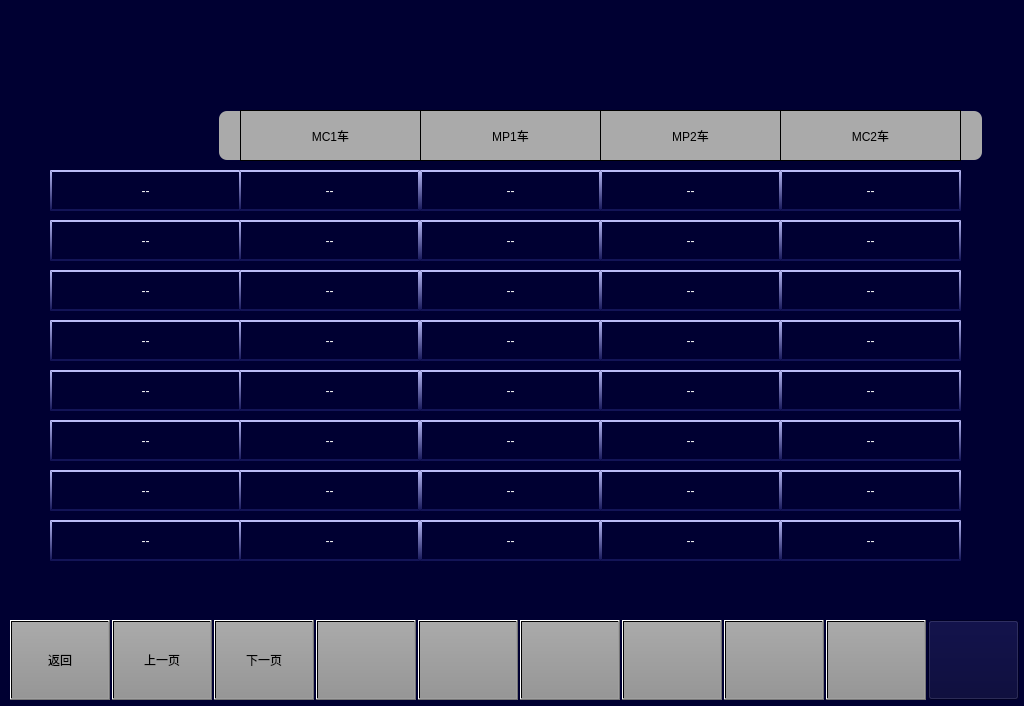
<?xml version="1.0" encoding="UTF-8"?>
<ui version="4.0">
 <class>MaintainceAccumulatorSubsystemPage</class>
 <widget class="QWidget" name="MaintainceAccumulatorSubsystemPage">
  <property name="geometry">
   <rect>
    <x>0</x>
    <y>0</y>
    <width>1024</width>
    <height>706</height>
   </rect>
  </property>
  <property name="windowTitle">
   <string>Form</string>
  </property>
  <property name="styleSheet">
   <string notr="true">background-color: rgb(0, 0, 50);</string>
  </property>
  <widget class="QPushButton" name="BTN2">
   <property name="geometry">
    <rect>
     <x>112</x>
     <y>620</y>
     <width>100</width>
     <height>80</height>
    </rect>
   </property>
   <property name="focusPolicy">
    <enum>Qt::NoFocus</enum>
   </property>
   <property name="styleSheet">
    <string notr="true">font: 20px, &quot;微软雅黑&quot;;color: black;transparent;background:qlineargradient(spread:pad,x1:0,y1:0,x2:0,y2:1,stop:0 rgba(170,170,170,255),stop:1 rgba(150,150,150,255));</string>
   </property>
   <property name="text">
    <string>上一页</string>
   </property>
  </widget>
  <widget class="QPushButton" name="BTN5">
   <property name="geometry">
    <rect>
     <x>418</x>
     <y>620</y>
     <width>100</width>
     <height>80</height>
    </rect>
   </property>
   <property name="focusPolicy">
    <enum>Qt::NoFocus</enum>
   </property>
   <property name="styleSheet">
    <string notr="true">	font: 20px, &quot;微软雅黑&quot;;
    color: black;
	transparent;background:qlineargradient(spread:pad,x1:0,y1:0,x2:0,y2:1,stop:0 rgba(170,170,170,255),stop:1 rgba(150,150,150,255));
</string>
   </property>
   <property name="text">
    <string/>
   </property>
  </widget>
  <widget class="QPushButton" name="BTN7">
   <property name="geometry">
    <rect>
     <x>622</x>
     <y>620</y>
     <width>100</width>
     <height>80</height>
    </rect>
   </property>
   <property name="focusPolicy">
    <enum>Qt::NoFocus</enum>
   </property>
   <property name="styleSheet">
    <string notr="true">	font: 20px, &quot;微软雅黑&quot;;
    color: black;
	transparent;background:qlineargradient(spread:pad,x1:0,y1:0,x2:0,y2:1,stop:0 rgba(170,170,170,255),stop:1 rgba(150,150,150,255));
</string>
   </property>
   <property name="text">
    <string/>
   </property>
  </widget>
  <widget class="QPushButton" name="BTN3">
   <property name="geometry">
    <rect>
     <x>214</x>
     <y>620</y>
     <width>100</width>
     <height>80</height>
    </rect>
   </property>
   <property name="focusPolicy">
    <enum>Qt::NoFocus</enum>
   </property>
   <property name="styleSheet">
    <string notr="true">	font: 20px, &quot;微软雅黑&quot;;
    color: black;
	transparent;background:qlineargradient(spread:pad,x1:0,y1:0,x2:0,y2:1,stop:0 rgba(170,170,170,255),stop:1 rgba(150,150,150,255));
</string>
   </property>
   <property name="text">
    <string>下一页</string>
   </property>
  </widget>
  <widget class="QPushButton" name="BTN1">
   <property name="geometry">
    <rect>
     <x>10</x>
     <y>620</y>
     <width>100</width>
     <height>80</height>
    </rect>
   </property>
   <property name="focusPolicy">
    <enum>Qt::NoFocus</enum>
   </property>
   <property name="styleSheet">
    <string notr="true">font: 20px, &quot;微软雅黑&quot;;color: black;transparent;background:qlineargradient(spread:pad,x1:0,y1:0,x2:0,y2:1,stop:0 rgba(170,170,170,255),stop:1 rgba(150,150,150,255));</string>
   </property>
   <property name="text">
    <string>返回</string>
   </property>
  </widget>
  <widget class="QPushButton" name="BTN8">
   <property name="geometry">
    <rect>
     <x>724</x>
     <y>620</y>
     <width>100</width>
     <height>80</height>
    </rect>
   </property>
   <property name="focusPolicy">
    <enum>Qt::NoFocus</enum>
   </property>
   <property name="styleSheet">
    <string notr="true">	font: 20px, &quot;微软雅黑&quot;;
    color: black;
	transparent;background:qlineargradient(spread:pad,x1:0,y1:0,x2:0,y2:1,stop:0 rgba(170,170,170,255),stop:1 rgba(150,150,150,255));
</string>
   </property>
   <property name="text">
    <string/>
   </property>
  </widget>
  <widget class="QPushButton" name="BTN9">
   <property name="geometry">
    <rect>
     <x>826</x>
     <y>620</y>
     <width>100</width>
     <height>80</height>
    </rect>
   </property>
   <property name="focusPolicy">
    <enum>Qt::NoFocus</enum>
   </property>
   <property name="styleSheet">
    <string notr="true">	font: 20px, &quot;微软雅黑&quot;;
    color: black;
	transparent;background:qlineargradient(spread:pad,x1:0,y1:0,x2:0,y2:1,stop:0 rgba(170,170,170,255),stop:1 rgba(150,150,150,255));
</string>
   </property>
   <property name="text">
    <string/>
   </property>
  </widget>
  <widget class="QPushButton" name="BTN4">
   <property name="geometry">
    <rect>
     <x>316</x>
     <y>620</y>
     <width>100</width>
     <height>80</height>
    </rect>
   </property>
   <property name="focusPolicy">
    <enum>Qt::NoFocus</enum>
   </property>
   <property name="styleSheet">
    <string notr="true">	font: 20px, &quot;微软雅黑&quot;;
    color: black;
	transparent;background:qlineargradient(spread:pad,x1:0,y1:0,x2:0,y2:1,stop:0 rgba(170,170,170,255),stop:1 rgba(150,150,150,255));
</string>
   </property>
   <property name="text">
    <string/>
   </property>
  </widget>
  <widget class="QPushButton" name="BTNHome">
   <property name="geometry">
    <rect>
     <x>928</x>
     <y>620</y>
     <width>91</width>
     <height>80</height>
    </rect>
   </property>
   <property name="focusPolicy">
    <enum>Qt::NoFocus</enum>
   </property>
   <property name="styleSheet">
    <string notr="true">border-image: url(:/images/image/Home.png);</string>
   </property>
   <property name="text">
    <string/>
   </property>
  </widget>
  <widget class="QPushButton" name="BTN6">
   <property name="geometry">
    <rect>
     <x>520</x>
     <y>620</y>
     <width>100</width>
     <height>80</height>
    </rect>
   </property>
   <property name="focusPolicy">
    <enum>Qt::NoFocus</enum>
   </property>
   <property name="styleSheet">
    <string notr="true">	font: 20px, &quot;微软雅黑&quot;;
    color: black;
	transparent;background:qlineargradient(spread:pad,x1:0,y1:0,x2:0,y2:1,stop:0 rgba(170,170,170,255),stop:1 rgba(150,150,150,255));
</string>
   </property>
   <property name="text">
    <string/>
   </property>
  </widget>
  <widget class="QLabel" name="line5_name">
   <property name="geometry">
    <rect>
     <x>50</x>
     <y>370</y>
     <width>191</width>
     <height>41</height>
    </rect>
   </property>
   <property name="styleSheet">
    <string notr="true">border-top:2px solid rgb(187,188,247);
background-color: rgb(0, 0, 50);
border-left: 2px solid qlineargradient(x1:0, y1:0, x2:0, y2:1,stop:0 rgb(187,188,247) , stop:1 rgb(19,20,87));
border-right: 2px solid qlineargradient(x1:0, y1:0, x2:0, y2:1,stop:0 rgb(187,188,247) , stop:1 rgb(19,20,87));
border-bottom:2px solid  rgb(19,20,87);
font:16px &quot;微软雅黑&quot; ;
color: rgb(255, 255, 255);</string>
   </property>
   <property name="text">
    <string>--</string>
   </property>
   <property name="alignment">
    <set>Qt::AlignCenter</set>
   </property>
  </widget>
  <widget class="QLabel" name="line2_2">
   <property name="geometry">
    <rect>
     <x>420</x>
     <y>220</y>
     <width>181</width>
     <height>41</height>
    </rect>
   </property>
   <property name="styleSheet">
    <string notr="true">border-top:2px solid rgb(187,188,247);
background-color: rgb(0, 0, 50);
border-left: 2px solid qlineargradient(x1:0, y1:0, x2:0, y2:1,stop:0 rgb(187,188,247) , stop:1 rgb(19,20,87));
border-right: 2px solid qlineargradient(x1:0, y1:0, x2:0, y2:1,stop:0 rgb(187,188,247) , stop:1 rgb(19,20,87));
border-bottom:2px solid  rgb(19,20,87);
font:16px &quot;微软雅黑&quot; ;
color: rgb(255, 255, 255);</string>
   </property>
   <property name="text">
    <string>--</string>
   </property>
   <property name="alignment">
    <set>Qt::AlignCenter</set>
   </property>
  </widget>
  <widget class="QLabel" name="line5_4">
   <property name="geometry">
    <rect>
     <x>780</x>
     <y>370</y>
     <width>181</width>
     <height>41</height>
    </rect>
   </property>
   <property name="styleSheet">
    <string notr="true">border-top:2px solid rgb(187,188,247);
background-color: rgb(0, 0, 50);
border-left: 2px solid qlineargradient(x1:0, y1:0, x2:0, y2:1,stop:0 rgb(187,188,247) , stop:1 rgb(19,20,87));
border-right: 2px solid qlineargradient(x1:0, y1:0, x2:0, y2:1,stop:0 rgb(187,188,247) , stop:1 rgb(19,20,87));
border-bottom:2px solid  rgb(19,20,87);
font:16px &quot;微软雅黑&quot; ;
color: rgb(255, 255, 255);</string>
   </property>
   <property name="text">
    <string>--</string>
   </property>
   <property name="alignment">
    <set>Qt::AlignCenter</set>
   </property>
  </widget>
  <widget class="QLabel" name="LBLM1">
   <property name="geometry">
    <rect>
     <x>600</x>
     <y>110</y>
     <width>181</width>
     <height>51</height>
    </rect>
   </property>
   <property name="styleSheet">
    <string notr="true">background-color:rgb(170,170,170);
border:1px solid black;
font:20px &quot;微软雅黑&quot;;</string>
   </property>
   <property name="text">
    <string>MP2车</string>
   </property>
   <property name="alignment">
    <set>Qt::AlignCenter</set>
   </property>
  </widget>
  <widget class="QLabel" name="LBLMp1">
   <property name="geometry">
    <rect>
     <x>420</x>
     <y>110</y>
     <width>181</width>
     <height>51</height>
    </rect>
   </property>
   <property name="styleSheet">
    <string notr="true">background-color:rgb(170,170,170);
border:1px solid black;
font:20px &quot;微软雅黑&quot;;</string>
   </property>
   <property name="text">
    <string>MP1车</string>
   </property>
   <property name="alignment">
    <set>Qt::AlignCenter</set>
   </property>
  </widget>
  <widget class="QLabel" name="line4_2">
   <property name="geometry">
    <rect>
     <x>420</x>
     <y>320</y>
     <width>181</width>
     <height>41</height>
    </rect>
   </property>
   <property name="styleSheet">
    <string notr="true">border-top:2px solid rgb(187,188,247);
background-color: rgb(0, 0, 50);
border-left: 2px solid qlineargradient(x1:0, y1:0, x2:0, y2:1,stop:0 rgb(187,188,247) , stop:1 rgb(19,20,87));
border-right: 2px solid qlineargradient(x1:0, y1:0, x2:0, y2:1,stop:0 rgb(187,188,247) , stop:1 rgb(19,20,87));
border-bottom:2px solid  rgb(19,20,87);
font:16px &quot;微软雅黑&quot; ;
color: rgb(255, 255, 255);</string>
   </property>
   <property name="text">
    <string>--</string>
   </property>
   <property name="alignment">
    <set>Qt::AlignCenter</set>
   </property>
  </widget>
  <widget class="QLabel" name="line1_2">
   <property name="geometry">
    <rect>
     <x>420</x>
     <y>170</y>
     <width>181</width>
     <height>41</height>
    </rect>
   </property>
   <property name="styleSheet">
    <string notr="true">border-top:2px solid rgb(187,188,247);
background-color: rgb(0, 0, 50);
border-left: 2px solid qlineargradient(x1:0, y1:0, x2:0, y2:1,stop:0 rgb(187,188,247) , stop:1 rgb(19,20,87));
border-right: 2px solid qlineargradient(x1:0, y1:0, x2:0, y2:1,stop:0 rgb(187,188,247) , stop:1 rgb(19,20,87));
border-bottom:2px solid  rgb(19,20,87);
font:16px &quot;微软雅黑&quot; ;
color: rgb(255, 255, 255);</string>
   </property>
   <property name="text">
    <string>--</string>
   </property>
   <property name="alignment">
    <set>Qt::AlignCenter</set>
   </property>
  </widget>
  <widget class="QLabel" name="line3_1">
   <property name="geometry">
    <rect>
     <x>239</x>
     <y>270</y>
     <width>181</width>
     <height>41</height>
    </rect>
   </property>
   <property name="styleSheet">
    <string notr="true">border-top:2px solid rgb(187,188,247);
background-color: rgb(0, 0, 50);
border-left: 2px solid qlineargradient(x1:0, y1:0, x2:0, y2:1,stop:0 rgb(187,188,247) , stop:1 rgb(19,20,87));
border-right: 2px solid qlineargradient(x1:0, y1:0, x2:0, y2:1,stop:0 rgb(187,188,247) , stop:1 rgb(19,20,87));
border-bottom:2px solid  rgb(19,20,87);
font:16px &quot;微软雅黑&quot; ;
color: rgb(255, 255, 255);</string>
   </property>
   <property name="text">
    <string>--</string>
   </property>
   <property name="alignment">
    <set>Qt::AlignCenter</set>
   </property>
  </widget>
  <widget class="QLabel" name="line3_2">
   <property name="geometry">
    <rect>
     <x>420</x>
     <y>270</y>
     <width>181</width>
     <height>41</height>
    </rect>
   </property>
   <property name="styleSheet">
    <string notr="true">border-top:2px solid rgb(187,188,247);
background-color: rgb(0, 0, 50);
border-left: 2px solid qlineargradient(x1:0, y1:0, x2:0, y2:1,stop:0 rgb(187,188,247) , stop:1 rgb(19,20,87));
border-right: 2px solid qlineargradient(x1:0, y1:0, x2:0, y2:1,stop:0 rgb(187,188,247) , stop:1 rgb(19,20,87));
border-bottom:2px solid  rgb(19,20,87);
font:16px &quot;微软雅黑&quot; ;
color: rgb(255, 255, 255);</string>
   </property>
   <property name="text">
    <string>--</string>
   </property>
   <property name="alignment">
    <set>Qt::AlignCenter</set>
   </property>
  </widget>
  <widget class="QLabel" name="line3_3">
   <property name="geometry">
    <rect>
     <x>600</x>
     <y>270</y>
     <width>181</width>
     <height>41</height>
    </rect>
   </property>
   <property name="styleSheet">
    <string notr="true">border-top:2px solid rgb(187,188,247);
background-color: rgb(0, 0, 50);
border-left: 2px solid qlineargradient(x1:0, y1:0, x2:0, y2:1,stop:0 rgb(187,188,247) , stop:1 rgb(19,20,87));
border-right: 2px solid qlineargradient(x1:0, y1:0, x2:0, y2:1,stop:0 rgb(187,188,247) , stop:1 rgb(19,20,87));
border-bottom:2px solid  rgb(19,20,87);
font:16px &quot;微软雅黑&quot; ;
color: rgb(255, 255, 255);</string>
   </property>
   <property name="text">
    <string>--</string>
   </property>
   <property name="alignment">
    <set>Qt::AlignCenter</set>
   </property>
  </widget>
  <widget class="QLabel" name="LBLTC1">
   <property name="geometry">
    <rect>
     <x>240</x>
     <y>110</y>
     <width>181</width>
     <height>51</height>
    </rect>
   </property>
   <property name="styleSheet">
    <string notr="true">background-color:rgb(170,170,170);
border:1px solid black;
font:20px &quot;微软雅黑&quot;;</string>
   </property>
   <property name="text">
    <string>MC1车</string>
   </property>
   <property name="alignment">
    <set>Qt::AlignCenter</set>
   </property>
  </widget>
  <widget class="QLabel" name="line4_4">
   <property name="geometry">
    <rect>
     <x>780</x>
     <y>320</y>
     <width>181</width>
     <height>41</height>
    </rect>
   </property>
   <property name="styleSheet">
    <string notr="true">border-top:2px solid rgb(187,188,247);
background-color: rgb(0, 0, 50);
border-left: 2px solid qlineargradient(x1:0, y1:0, x2:0, y2:1,stop:0 rgb(187,188,247) , stop:1 rgb(19,20,87));
border-right: 2px solid qlineargradient(x1:0, y1:0, x2:0, y2:1,stop:0 rgb(187,188,247) , stop:1 rgb(19,20,87));
border-bottom:2px solid  rgb(19,20,87);
font:16px &quot;微软雅黑&quot; ;
color: rgb(255, 255, 255);</string>
   </property>
   <property name="text">
    <string>--</string>
   </property>
   <property name="alignment">
    <set>Qt::AlignCenter</set>
   </property>
  </widget>
  <widget class="QLabel" name="line2_4">
   <property name="geometry">
    <rect>
     <x>780</x>
     <y>220</y>
     <width>181</width>
     <height>41</height>
    </rect>
   </property>
   <property name="styleSheet">
    <string notr="true">border-top:2px solid rgb(187,188,247);
background-color: rgb(0, 0, 50);
border-left: 2px solid qlineargradient(x1:0, y1:0, x2:0, y2:1,stop:0 rgb(187,188,247) , stop:1 rgb(19,20,87));
border-right: 2px solid qlineargradient(x1:0, y1:0, x2:0, y2:1,stop:0 rgb(187,188,247) , stop:1 rgb(19,20,87));
border-bottom:2px solid  rgb(19,20,87);
font:16px &quot;微软雅黑&quot; ;
color: rgb(255, 255, 255);</string>
   </property>
   <property name="text">
    <string>--</string>
   </property>
   <property name="alignment">
    <set>Qt::AlignCenter</set>
   </property>
  </widget>
  <widget class="QLabel" name="line2_3">
   <property name="geometry">
    <rect>
     <x>600</x>
     <y>220</y>
     <width>181</width>
     <height>41</height>
    </rect>
   </property>
   <property name="styleSheet">
    <string notr="true">border-top:2px solid rgb(187,188,247);
background-color: rgb(0, 0, 50);
border-left: 2px solid qlineargradient(x1:0, y1:0, x2:0, y2:1,stop:0 rgb(187,188,247) , stop:1 rgb(19,20,87));
border-right: 2px solid qlineargradient(x1:0, y1:0, x2:0, y2:1,stop:0 rgb(187,188,247) , stop:1 rgb(19,20,87));
border-bottom:2px solid  rgb(19,20,87);
font:16px &quot;微软雅黑&quot; ;
color: rgb(255, 255, 255);</string>
   </property>
   <property name="text">
    <string>--</string>
   </property>
   <property name="alignment">
    <set>Qt::AlignCenter</set>
   </property>
  </widget>
  <widget class="QLabel" name="line4_name">
   <property name="geometry">
    <rect>
     <x>50</x>
     <y>320</y>
     <width>191</width>
     <height>41</height>
    </rect>
   </property>
   <property name="styleSheet">
    <string notr="true">border-top:2px solid rgb(187,188,247);
background-color: rgb(0, 0, 50);
border-left: 2px solid qlineargradient(x1:0, y1:0, x2:0, y2:1,stop:0 rgb(187,188,247) , stop:1 rgb(19,20,87));
border-right: 2px solid qlineargradient(x1:0, y1:0, x2:0, y2:1,stop:0 rgb(187,188,247) , stop:1 rgb(19,20,87));
border-bottom:2px solid  rgb(19,20,87);
font:16px &quot;微软雅黑&quot; ;
color: rgb(255, 255, 255);</string>
   </property>
   <property name="text">
    <string>--</string>
   </property>
   <property name="alignment">
    <set>Qt::AlignCenter</set>
   </property>
  </widget>
  <widget class="QLabel" name="line1_name">
   <property name="geometry">
    <rect>
     <x>50</x>
     <y>170</y>
     <width>191</width>
     <height>41</height>
    </rect>
   </property>
   <property name="styleSheet">
    <string notr="true">border-top:2px solid rgb(187,188,247);
background-color: rgb(0, 0, 50);
border-left: 2px solid qlineargradient(x1:0, y1:0, x2:0, y2:1,stop:0 rgb(187,188,247) , stop:1 rgb(19,20,87));
border-right: 2px solid qlineargradient(x1:0, y1:0, x2:0, y2:1,stop:0 rgb(187,188,247) , stop:1 rgb(19,20,87));
border-bottom:2px solid  rgb(19,20,87);
font:16px &quot;微软雅黑&quot; ;
color: rgb(255, 255, 255);</string>
   </property>
   <property name="text">
    <string>--</string>
   </property>
   <property name="alignment">
    <set>Qt::AlignCenter</set>
   </property>
  </widget>
  <widget class="QLabel" name="LBLM2">
   <property name="geometry">
    <rect>
     <x>780</x>
     <y>110</y>
     <width>181</width>
     <height>51</height>
    </rect>
   </property>
   <property name="styleSheet">
    <string notr="true">background-color:rgb(170,170,170);
border:1px solid black;
font:20px &quot;微软雅黑&quot;;</string>
   </property>
   <property name="text">
    <string>MC2车</string>
   </property>
   <property name="alignment">
    <set>Qt::AlignCenter</set>
   </property>
  </widget>
  <widget class="QLabel" name="line2_name">
   <property name="geometry">
    <rect>
     <x>50</x>
     <y>220</y>
     <width>191</width>
     <height>41</height>
    </rect>
   </property>
   <property name="styleSheet">
    <string notr="true">border-top:2px solid rgb(187,188,247);
background-color: rgb(0, 0, 50);
border-left: 2px solid qlineargradient(x1:0, y1:0, x2:0, y2:1,stop:0 rgb(187,188,247) , stop:1 rgb(19,20,87));
border-right: 2px solid qlineargradient(x1:0, y1:0, x2:0, y2:1,stop:0 rgb(187,188,247) , stop:1 rgb(19,20,87));
border-bottom:2px solid  rgb(19,20,87);
font:16px &quot;微软雅黑&quot; ;
color: rgb(255, 255, 255);</string>
   </property>
   <property name="text">
    <string>--</string>
   </property>
   <property name="alignment">
    <set>Qt::AlignCenter</set>
   </property>
  </widget>
  <widget class="QLabel" name="line2_1">
   <property name="geometry">
    <rect>
     <x>239</x>
     <y>220</y>
     <width>181</width>
     <height>41</height>
    </rect>
   </property>
   <property name="styleSheet">
    <string notr="true">border-top:2px solid rgb(187,188,247);
background-color: rgb(0, 0, 50);
border-left: 2px solid qlineargradient(x1:0, y1:0, x2:0, y2:1,stop:0 rgb(187,188,247) , stop:1 rgb(19,20,87));
border-right: 2px solid qlineargradient(x1:0, y1:0, x2:0, y2:1,stop:0 rgb(187,188,247) , stop:1 rgb(19,20,87));
border-bottom:2px solid  rgb(19,20,87);
font:16px &quot;微软雅黑&quot; ;
color: rgb(255, 255, 255);</string>
   </property>
   <property name="text">
    <string>--</string>
   </property>
   <property name="alignment">
    <set>Qt::AlignCenter</set>
   </property>
  </widget>
  <widget class="QLabel" name="line5_3">
   <property name="geometry">
    <rect>
     <x>600</x>
     <y>370</y>
     <width>181</width>
     <height>41</height>
    </rect>
   </property>
   <property name="styleSheet">
    <string notr="true">border-top:2px solid rgb(187,188,247);
background-color: rgb(0, 0, 50);
border-left: 2px solid qlineargradient(x1:0, y1:0, x2:0, y2:1,stop:0 rgb(187,188,247) , stop:1 rgb(19,20,87));
border-right: 2px solid qlineargradient(x1:0, y1:0, x2:0, y2:1,stop:0 rgb(187,188,247) , stop:1 rgb(19,20,87));
border-bottom:2px solid  rgb(19,20,87);
font:16px &quot;微软雅黑&quot; ;
color: rgb(255, 255, 255);</string>
   </property>
   <property name="text">
    <string>--</string>
   </property>
   <property name="alignment">
    <set>Qt::AlignCenter</set>
   </property>
  </widget>
  <widget class="QLabel" name="line1_4">
   <property name="geometry">
    <rect>
     <x>780</x>
     <y>170</y>
     <width>181</width>
     <height>41</height>
    </rect>
   </property>
   <property name="styleSheet">
    <string notr="true">border-top:2px solid rgb(187,188,247);
background-color: rgb(0, 0, 50);
border-left: 2px solid qlineargradient(x1:0, y1:0, x2:0, y2:1,stop:0 rgb(187,188,247) , stop:1 rgb(19,20,87));
border-right: 2px solid qlineargradient(x1:0, y1:0, x2:0, y2:1,stop:0 rgb(187,188,247) , stop:1 rgb(19,20,87));
border-bottom:2px solid  rgb(19,20,87);
font:16px &quot;微软雅黑&quot; ;
color: rgb(255, 255, 255);</string>
   </property>
   <property name="text">
    <string>--</string>
   </property>
   <property name="alignment">
    <set>Qt::AlignCenter</set>
   </property>
  </widget>
  <widget class="QLabel" name="line3_name">
   <property name="geometry">
    <rect>
     <x>50</x>
     <y>270</y>
     <width>191</width>
     <height>41</height>
    </rect>
   </property>
   <property name="styleSheet">
    <string notr="true">border-top:2px solid rgb(187,188,247);
background-color: rgb(0, 0, 50);
border-left: 2px solid qlineargradient(x1:0, y1:0, x2:0, y2:1,stop:0 rgb(187,188,247) , stop:1 rgb(19,20,87));
border-right: 2px solid qlineargradient(x1:0, y1:0, x2:0, y2:1,stop:0 rgb(187,188,247) , stop:1 rgb(19,20,87));
border-bottom:2px solid  rgb(19,20,87);
font:16px &quot;微软雅黑&quot; ;
color: rgb(255, 255, 255);</string>
   </property>
   <property name="text">
    <string>--</string>
   </property>
   <property name="alignment">
    <set>Qt::AlignCenter</set>
   </property>
  </widget>
  <widget class="QLabel" name="line3_4">
   <property name="geometry">
    <rect>
     <x>780</x>
     <y>270</y>
     <width>181</width>
     <height>41</height>
    </rect>
   </property>
   <property name="styleSheet">
    <string notr="true">border-top:2px solid rgb(187,188,247);
background-color: rgb(0, 0, 50);
border-left: 2px solid qlineargradient(x1:0, y1:0, x2:0, y2:1,stop:0 rgb(187,188,247) , stop:1 rgb(19,20,87));
border-right: 2px solid qlineargradient(x1:0, y1:0, x2:0, y2:1,stop:0 rgb(187,188,247) , stop:1 rgb(19,20,87));
border-bottom:2px solid  rgb(19,20,87);
font:16px &quot;微软雅黑&quot; ;
color: rgb(255, 255, 255);</string>
   </property>
   <property name="text">
    <string>--</string>
   </property>
   <property name="alignment">
    <set>Qt::AlignCenter</set>
   </property>
  </widget>
  <widget class="QLabel" name="line5_1">
   <property name="geometry">
    <rect>
     <x>239</x>
     <y>370</y>
     <width>181</width>
     <height>41</height>
    </rect>
   </property>
   <property name="styleSheet">
    <string notr="true">border-top:2px solid rgb(187,188,247);
background-color: rgb(0, 0, 50);
border-left: 2px solid qlineargradient(x1:0, y1:0, x2:0, y2:1,stop:0 rgb(187,188,247) , stop:1 rgb(19,20,87));
border-right: 2px solid qlineargradient(x1:0, y1:0, x2:0, y2:1,stop:0 rgb(187,188,247) , stop:1 rgb(19,20,87));
border-bottom:2px solid  rgb(19,20,87);
font:16px &quot;微软雅黑&quot; ;
color: rgb(255, 255, 255);</string>
   </property>
   <property name="text">
    <string>--</string>
   </property>
   <property name="alignment">
    <set>Qt::AlignCenter</set>
   </property>
  </widget>
  <widget class="QLabel" name="line1_3">
   <property name="geometry">
    <rect>
     <x>600</x>
     <y>170</y>
     <width>181</width>
     <height>41</height>
    </rect>
   </property>
   <property name="styleSheet">
    <string notr="true">border-top:2px solid rgb(187,188,247);
background-color: rgb(0, 0, 50);
border-left: 2px solid qlineargradient(x1:0, y1:0, x2:0, y2:1,stop:0 rgb(187,188,247) , stop:1 rgb(19,20,87));
border-right: 2px solid qlineargradient(x1:0, y1:0, x2:0, y2:1,stop:0 rgb(187,188,247) , stop:1 rgb(19,20,87));
border-bottom:2px solid  rgb(19,20,87);
font:16px &quot;微软雅黑&quot; ;
color: rgb(255, 255, 255);</string>
   </property>
   <property name="text">
    <string>--</string>
   </property>
   <property name="alignment">
    <set>Qt::AlignCenter</set>
   </property>
  </widget>
  <widget class="QLabel" name="line4_3">
   <property name="geometry">
    <rect>
     <x>600</x>
     <y>320</y>
     <width>181</width>
     <height>41</height>
    </rect>
   </property>
   <property name="styleSheet">
    <string notr="true">border-top:2px solid rgb(187,188,247);
background-color: rgb(0, 0, 50);
border-left: 2px solid qlineargradient(x1:0, y1:0, x2:0, y2:1,stop:0 rgb(187,188,247) , stop:1 rgb(19,20,87));
border-right: 2px solid qlineargradient(x1:0, y1:0, x2:0, y2:1,stop:0 rgb(187,188,247) , stop:1 rgb(19,20,87));
border-bottom:2px solid  rgb(19,20,87);
font:16px &quot;微软雅黑&quot; ;
color: rgb(255, 255, 255);</string>
   </property>
   <property name="text">
    <string>--</string>
   </property>
   <property name="alignment">
    <set>Qt::AlignCenter</set>
   </property>
  </widget>
  <widget class="QLabel" name="line4_1">
   <property name="geometry">
    <rect>
     <x>239</x>
     <y>320</y>
     <width>181</width>
     <height>41</height>
    </rect>
   </property>
   <property name="styleSheet">
    <string notr="true">border-top:2px solid rgb(187,188,247);
background-color: rgb(0, 0, 50);
border-left: 2px solid qlineargradient(x1:0, y1:0, x2:0, y2:1,stop:0 rgb(187,188,247) , stop:1 rgb(19,20,87));
border-right: 2px solid qlineargradient(x1:0, y1:0, x2:0, y2:1,stop:0 rgb(187,188,247) , stop:1 rgb(19,20,87));
border-bottom:2px solid  rgb(19,20,87);
font:16px &quot;微软雅黑&quot; ;
color: rgb(255, 255, 255);</string>
   </property>
   <property name="text">
    <string>--</string>
   </property>
   <property name="alignment">
    <set>Qt::AlignCenter</set>
   </property>
  </widget>
  <widget class="QLabel" name="line5_2">
   <property name="geometry">
    <rect>
     <x>420</x>
     <y>370</y>
     <width>181</width>
     <height>41</height>
    </rect>
   </property>
   <property name="styleSheet">
    <string notr="true">border-top:2px solid rgb(187,188,247);
background-color: rgb(0, 0, 50);
border-left: 2px solid qlineargradient(x1:0, y1:0, x2:0, y2:1,stop:0 rgb(187,188,247) , stop:1 rgb(19,20,87));
border-right: 2px solid qlineargradient(x1:0, y1:0, x2:0, y2:1,stop:0 rgb(187,188,247) , stop:1 rgb(19,20,87));
border-bottom:2px solid  rgb(19,20,87);
font:16px &quot;微软雅黑&quot; ;
color: rgb(255, 255, 255);</string>
   </property>
   <property name="text">
    <string>--</string>
   </property>
   <property name="alignment">
    <set>Qt::AlignCenter</set>
   </property>
  </widget>
  <widget class="QLabel" name="line1_1">
   <property name="geometry">
    <rect>
     <x>239</x>
     <y>170</y>
     <width>181</width>
     <height>41</height>
    </rect>
   </property>
   <property name="styleSheet">
    <string notr="true">border-top:2px solid rgb(187,188,247);
background-color: rgb(0, 0, 50);
border-left: 2px solid qlineargradient(x1:0, y1:0, x2:0, y2:1,stop:0 rgb(187,188,247) , stop:1 rgb(19,20,87));
border-right: 2px solid qlineargradient(x1:0, y1:0, x2:0, y2:1,stop:0 rgb(187,188,247) , stop:1 rgb(19,20,87));
border-bottom:2px solid  rgb(19,20,87);
font:16px &quot;微软雅黑&quot; ;
color: rgb(255, 255, 255);</string>
   </property>
   <property name="text">
    <string>--</string>
   </property>
   <property name="alignment">
    <set>Qt::AlignCenter</set>
   </property>
  </widget>
  <widget class="QLabel" name="line6_name">
   <property name="geometry">
    <rect>
     <x>50</x>
     <y>420</y>
     <width>191</width>
     <height>41</height>
    </rect>
   </property>
   <property name="styleSheet">
    <string notr="true">border-top:2px solid rgb(187,188,247);
background-color: rgb(0, 0, 50);
border-left: 2px solid qlineargradient(x1:0, y1:0, x2:0, y2:1,stop:0 rgb(187,188,247) , stop:1 rgb(19,20,87));
border-right: 2px solid qlineargradient(x1:0, y1:0, x2:0, y2:1,stop:0 rgb(187,188,247) , stop:1 rgb(19,20,87));
border-bottom:2px solid  rgb(19,20,87);
font:16px &quot;微软雅黑&quot; ;
color: rgb(255, 255, 255);</string>
   </property>
   <property name="text">
    <string>--</string>
   </property>
   <property name="alignment">
    <set>Qt::AlignCenter</set>
   </property>
  </widget>
  <widget class="QLabel" name="line6_1">
   <property name="geometry">
    <rect>
     <x>239</x>
     <y>420</y>
     <width>181</width>
     <height>41</height>
    </rect>
   </property>
   <property name="styleSheet">
    <string notr="true">border-top:2px solid rgb(187,188,247);
background-color: rgb(0, 0, 50);
border-left: 2px solid qlineargradient(x1:0, y1:0, x2:0, y2:1,stop:0 rgb(187,188,247) , stop:1 rgb(19,20,87));
border-right: 2px solid qlineargradient(x1:0, y1:0, x2:0, y2:1,stop:0 rgb(187,188,247) , stop:1 rgb(19,20,87));
border-bottom:2px solid  rgb(19,20,87);
font:16px &quot;微软雅黑&quot; ;
color: rgb(255, 255, 255);</string>
   </property>
   <property name="text">
    <string>--</string>
   </property>
   <property name="alignment">
    <set>Qt::AlignCenter</set>
   </property>
  </widget>
  <widget class="QLabel" name="line6_2">
   <property name="geometry">
    <rect>
     <x>420</x>
     <y>420</y>
     <width>181</width>
     <height>41</height>
    </rect>
   </property>
   <property name="styleSheet">
    <string notr="true">border-top:2px solid rgb(187,188,247);
background-color: rgb(0, 0, 50);
border-left: 2px solid qlineargradient(x1:0, y1:0, x2:0, y2:1,stop:0 rgb(187,188,247) , stop:1 rgb(19,20,87));
border-right: 2px solid qlineargradient(x1:0, y1:0, x2:0, y2:1,stop:0 rgb(187,188,247) , stop:1 rgb(19,20,87));
border-bottom:2px solid  rgb(19,20,87);
font:16px &quot;微软雅黑&quot; ;
color: rgb(255, 255, 255);</string>
   </property>
   <property name="text">
    <string>--</string>
   </property>
   <property name="alignment">
    <set>Qt::AlignCenter</set>
   </property>
  </widget>
  <widget class="QLabel" name="line6_4">
   <property name="geometry">
    <rect>
     <x>780</x>
     <y>420</y>
     <width>181</width>
     <height>41</height>
    </rect>
   </property>
   <property name="styleSheet">
    <string notr="true">border-top:2px solid rgb(187,188,247);
background-color: rgb(0, 0, 50);
border-left: 2px solid qlineargradient(x1:0, y1:0, x2:0, y2:1,stop:0 rgb(187,188,247) , stop:1 rgb(19,20,87));
border-right: 2px solid qlineargradient(x1:0, y1:0, x2:0, y2:1,stop:0 rgb(187,188,247) , stop:1 rgb(19,20,87));
border-bottom:2px solid  rgb(19,20,87);
font:16px &quot;微软雅黑&quot; ;
color: rgb(255, 255, 255);</string>
   </property>
   <property name="text">
    <string>--</string>
   </property>
   <property name="alignment">
    <set>Qt::AlignCenter</set>
   </property>
  </widget>
  <widget class="QLabel" name="line6_3">
   <property name="geometry">
    <rect>
     <x>600</x>
     <y>420</y>
     <width>181</width>
     <height>41</height>
    </rect>
   </property>
   <property name="styleSheet">
    <string notr="true">border-top:2px solid rgb(187,188,247);
background-color: rgb(0, 0, 50);
border-left: 2px solid qlineargradient(x1:0, y1:0, x2:0, y2:1,stop:0 rgb(187,188,247) , stop:1 rgb(19,20,87));
border-right: 2px solid qlineargradient(x1:0, y1:0, x2:0, y2:1,stop:0 rgb(187,188,247) , stop:1 rgb(19,20,87));
border-bottom:2px solid  rgb(19,20,87);
font:16px &quot;微软雅黑&quot; ;
color: rgb(255, 255, 255);</string>
   </property>
   <property name="text">
    <string>--</string>
   </property>
   <property name="alignment">
    <set>Qt::AlignCenter</set>
   </property>
  </widget>
  <widget class="QLabel" name="line7_name">
   <property name="geometry">
    <rect>
     <x>50</x>
     <y>470</y>
     <width>191</width>
     <height>41</height>
    </rect>
   </property>
   <property name="styleSheet">
    <string notr="true">border-top:2px solid rgb(187,188,247);
background-color: rgb(0, 0, 50);
border-left: 2px solid qlineargradient(x1:0, y1:0, x2:0, y2:1,stop:0 rgb(187,188,247) , stop:1 rgb(19,20,87));
border-right: 2px solid qlineargradient(x1:0, y1:0, x2:0, y2:1,stop:0 rgb(187,188,247) , stop:1 rgb(19,20,87));
border-bottom:2px solid  rgb(19,20,87);
font:16px &quot;微软雅黑&quot; ;
color: rgb(255, 255, 255);</string>
   </property>
   <property name="text">
    <string>--</string>
   </property>
   <property name="alignment">
    <set>Qt::AlignCenter</set>
   </property>
  </widget>
  <widget class="QLabel" name="line7_1">
   <property name="geometry">
    <rect>
     <x>239</x>
     <y>470</y>
     <width>181</width>
     <height>41</height>
    </rect>
   </property>
   <property name="styleSheet">
    <string notr="true">border-top:2px solid rgb(187,188,247);
background-color: rgb(0, 0, 50);
border-left: 2px solid qlineargradient(x1:0, y1:0, x2:0, y2:1,stop:0 rgb(187,188,247) , stop:1 rgb(19,20,87));
border-right: 2px solid qlineargradient(x1:0, y1:0, x2:0, y2:1,stop:0 rgb(187,188,247) , stop:1 rgb(19,20,87));
border-bottom:2px solid  rgb(19,20,87);
font:16px &quot;微软雅黑&quot; ;
color: rgb(255, 255, 255);</string>
   </property>
   <property name="text">
    <string>--</string>
   </property>
   <property name="alignment">
    <set>Qt::AlignCenter</set>
   </property>
  </widget>
  <widget class="QLabel" name="line7_2">
   <property name="geometry">
    <rect>
     <x>420</x>
     <y>470</y>
     <width>181</width>
     <height>41</height>
    </rect>
   </property>
   <property name="styleSheet">
    <string notr="true">border-top:2px solid rgb(187,188,247);
background-color: rgb(0, 0, 50);
border-left: 2px solid qlineargradient(x1:0, y1:0, x2:0, y2:1,stop:0 rgb(187,188,247) , stop:1 rgb(19,20,87));
border-right: 2px solid qlineargradient(x1:0, y1:0, x2:0, y2:1,stop:0 rgb(187,188,247) , stop:1 rgb(19,20,87));
border-bottom:2px solid  rgb(19,20,87);
font:16px &quot;微软雅黑&quot; ;
color: rgb(255, 255, 255);</string>
   </property>
   <property name="text">
    <string>--</string>
   </property>
   <property name="alignment">
    <set>Qt::AlignCenter</set>
   </property>
  </widget>
  <widget class="QLabel" name="line7_4">
   <property name="geometry">
    <rect>
     <x>780</x>
     <y>470</y>
     <width>181</width>
     <height>41</height>
    </rect>
   </property>
   <property name="styleSheet">
    <string notr="true">border-top:2px solid rgb(187,188,247);
background-color: rgb(0, 0, 50);
border-left: 2px solid qlineargradient(x1:0, y1:0, x2:0, y2:1,stop:0 rgb(187,188,247) , stop:1 rgb(19,20,87));
border-right: 2px solid qlineargradient(x1:0, y1:0, x2:0, y2:1,stop:0 rgb(187,188,247) , stop:1 rgb(19,20,87));
border-bottom:2px solid  rgb(19,20,87);
font:16px &quot;微软雅黑&quot; ;
color: rgb(255, 255, 255);</string>
   </property>
   <property name="text">
    <string>--</string>
   </property>
   <property name="alignment">
    <set>Qt::AlignCenter</set>
   </property>
  </widget>
  <widget class="QLabel" name="line7_3">
   <property name="geometry">
    <rect>
     <x>600</x>
     <y>470</y>
     <width>181</width>
     <height>41</height>
    </rect>
   </property>
   <property name="styleSheet">
    <string notr="true">border-top:2px solid rgb(187,188,247);
background-color: rgb(0, 0, 50);
border-left: 2px solid qlineargradient(x1:0, y1:0, x2:0, y2:1,stop:0 rgb(187,188,247) , stop:1 rgb(19,20,87));
border-right: 2px solid qlineargradient(x1:0, y1:0, x2:0, y2:1,stop:0 rgb(187,188,247) , stop:1 rgb(19,20,87));
border-bottom:2px solid  rgb(19,20,87);
font:16px &quot;微软雅黑&quot; ;
color: rgb(255, 255, 255);</string>
   </property>
   <property name="text">
    <string>--</string>
   </property>
   <property name="alignment">
    <set>Qt::AlignCenter</set>
   </property>
  </widget>
  <widget class="QLabel" name="line8_3">
   <property name="geometry">
    <rect>
     <x>600</x>
     <y>520</y>
     <width>181</width>
     <height>41</height>
    </rect>
   </property>
   <property name="styleSheet">
    <string notr="true">border-top:2px solid rgb(187,188,247);
background-color: rgb(0, 0, 50);
border-left: 2px solid qlineargradient(x1:0, y1:0, x2:0, y2:1,stop:0 rgb(187,188,247) , stop:1 rgb(19,20,87));
border-right: 2px solid qlineargradient(x1:0, y1:0, x2:0, y2:1,stop:0 rgb(187,188,247) , stop:1 rgb(19,20,87));
border-bottom:2px solid  rgb(19,20,87);
font:16px &quot;微软雅黑&quot; ;
color: rgb(255, 255, 255);</string>
   </property>
   <property name="text">
    <string>--</string>
   </property>
   <property name="alignment">
    <set>Qt::AlignCenter</set>
   </property>
  </widget>
  <widget class="QLabel" name="line8_2">
   <property name="geometry">
    <rect>
     <x>420</x>
     <y>520</y>
     <width>181</width>
     <height>41</height>
    </rect>
   </property>
   <property name="styleSheet">
    <string notr="true">border-top:2px solid rgb(187,188,247);
background-color: rgb(0, 0, 50);
border-left: 2px solid qlineargradient(x1:0, y1:0, x2:0, y2:1,stop:0 rgb(187,188,247) , stop:1 rgb(19,20,87));
border-right: 2px solid qlineargradient(x1:0, y1:0, x2:0, y2:1,stop:0 rgb(187,188,247) , stop:1 rgb(19,20,87));
border-bottom:2px solid  rgb(19,20,87);
font:16px &quot;微软雅黑&quot; ;
color: rgb(255, 255, 255);</string>
   </property>
   <property name="text">
    <string>--</string>
   </property>
   <property name="alignment">
    <set>Qt::AlignCenter</set>
   </property>
  </widget>
  <widget class="QLabel" name="line8_name">
   <property name="geometry">
    <rect>
     <x>50</x>
     <y>520</y>
     <width>191</width>
     <height>41</height>
    </rect>
   </property>
   <property name="styleSheet">
    <string notr="true">border-top:2px solid rgb(187,188,247);
background-color: rgb(0, 0, 50);
border-left: 2px solid qlineargradient(x1:0, y1:0, x2:0, y2:1,stop:0 rgb(187,188,247) , stop:1 rgb(19,20,87));
border-right: 2px solid qlineargradient(x1:0, y1:0, x2:0, y2:1,stop:0 rgb(187,188,247) , stop:1 rgb(19,20,87));
border-bottom:2px solid  rgb(19,20,87);
font:16px &quot;微软雅黑&quot; ;
color: rgb(255, 255, 255);</string>
   </property>
   <property name="text">
    <string>--</string>
   </property>
   <property name="alignment">
    <set>Qt::AlignCenter</set>
   </property>
  </widget>
  <widget class="QLabel" name="line8_1">
   <property name="geometry">
    <rect>
     <x>239</x>
     <y>520</y>
     <width>181</width>
     <height>41</height>
    </rect>
   </property>
   <property name="styleSheet">
    <string notr="true">border-top:2px solid rgb(187,188,247);
background-color: rgb(0, 0, 50);
border-left: 2px solid qlineargradient(x1:0, y1:0, x2:0, y2:1,stop:0 rgb(187,188,247) , stop:1 rgb(19,20,87));
border-right: 2px solid qlineargradient(x1:0, y1:0, x2:0, y2:1,stop:0 rgb(187,188,247) , stop:1 rgb(19,20,87));
border-bottom:2px solid  rgb(19,20,87);
font:16px &quot;微软雅黑&quot; ;
color: rgb(255, 255, 255);</string>
   </property>
   <property name="text">
    <string>--</string>
   </property>
   <property name="alignment">
    <set>Qt::AlignCenter</set>
   </property>
  </widget>
  <widget class="QLabel" name="line8_4">
   <property name="geometry">
    <rect>
     <x>780</x>
     <y>520</y>
     <width>181</width>
     <height>41</height>
    </rect>
   </property>
   <property name="styleSheet">
    <string notr="true">border-top:2px solid rgb(187,188,247);
background-color: rgb(0, 0, 50);
border-left: 2px solid qlineargradient(x1:0, y1:0, x2:0, y2:1,stop:0 rgb(187,188,247) , stop:1 rgb(19,20,87));
border-right: 2px solid qlineargradient(x1:0, y1:0, x2:0, y2:1,stop:0 rgb(187,188,247) , stop:1 rgb(19,20,87));
border-bottom:2px solid  rgb(19,20,87);
font:16px &quot;微软雅黑&quot; ;
color: rgb(255, 255, 255);</string>
   </property>
   <property name="text">
    <string>--</string>
   </property>
   <property name="alignment">
    <set>Qt::AlignCenter</set>
   </property>
  </widget>
  <widget class="QLabel" name="label">
   <property name="geometry">
    <rect>
     <x>219</x>
     <y>111</y>
     <width>21</width>
     <height>49</height>
    </rect>
   </property>
   <property name="styleSheet">
    <string notr="true">background-color:rgb(170,170,170);
border-top-left-radius:8px;
border-bottom-left-radius:8px;</string>
   </property>
   <property name="text">
    <string/>
   </property>
  </widget>
  <widget class="QLabel" name="label_2">
   <property name="geometry">
    <rect>
     <x>961</x>
     <y>111</y>
     <width>21</width>
     <height>49</height>
    </rect>
   </property>
   <property name="styleSheet">
    <string notr="true">background-color:rgb(170,170,170);
border-top-right-radius:8px;
border-bottom-right-radius:8px;</string>
   </property>
   <property name="text">
    <string/>
   </property>
  </widget>
 </widget>
 <resources/>
 <connections/>
</ui>
